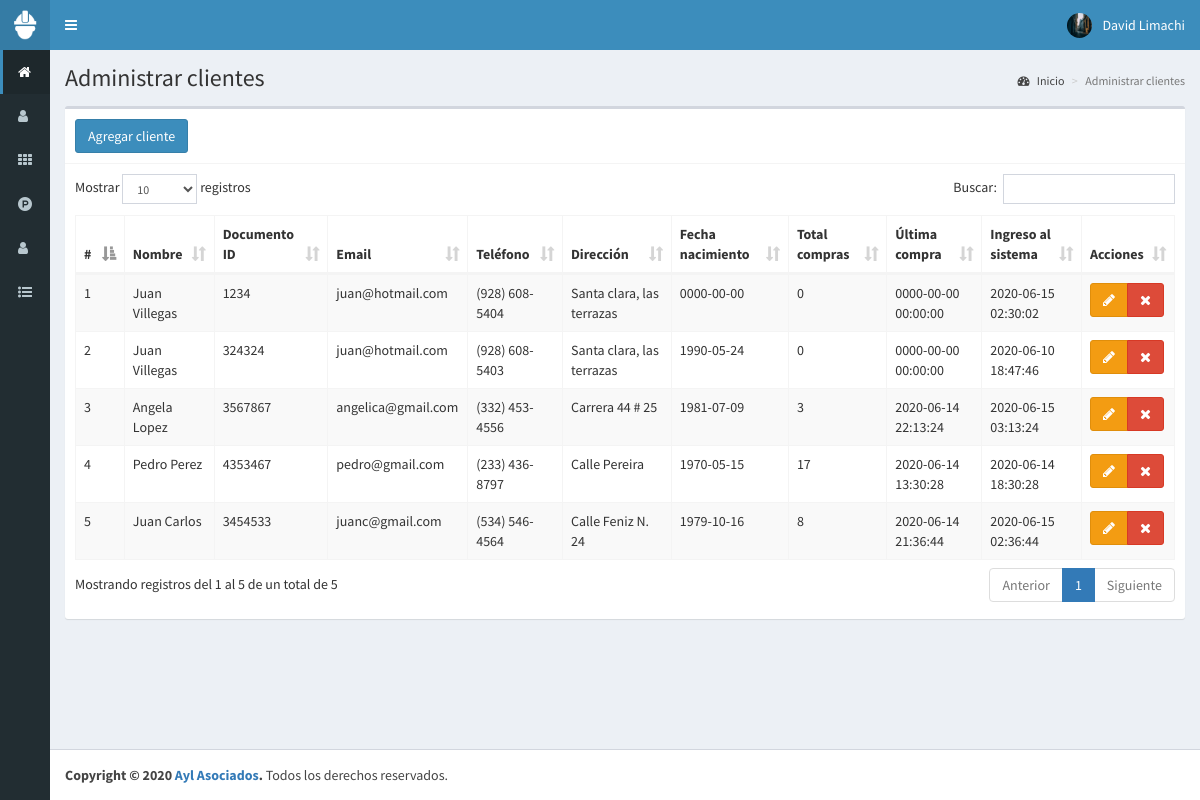
The app's page /clientes (signed in) with its own data.
### tables this page shows
CREATE TABLE `clientes` (
  `id` int(11) NOT NULL,
  `nombre` text NOT NULL,
  `documento` int(11) NOT NULL,
  `email` text NOT NULL,
  `telefono` text NOT NULL,
  `direccion` text NOT NULL,
  `fecha_nacimiento` date NOT NULL,
  `compras` int(11) NOT NULL,
  `ultima_compra` datetime NOT NULL,
  `fecha` timestamp NOT NULL DEFAULT current_timestamp() ON UPDATE current_timestamp()
);

### controladores/plantilla.controlador.php (called while the page is built)
<?php
class ControladorPlantilla{
	static public function ctrPlantilla(){
		include "vistas/plantilla.php";
	}
}

### index.php (called while the page is built, shortened)
<?php
require_once "controladores/plantilla.controlador.php";
require_once "controladores/usuarios.controlador.php";
require_once "controladores/clientes.controlador.php";
require_once "controladores/ventas.controlador.php";
require_once "modelos/clientes.modelo.php";
$plantilla=new ControladorPlantilla();
$plantilla->ctrPlantilla();

### controladores/clientes.controlador.php (called while the page is built, shortened)
<?php
class ControladorClientes{
	static public function ctrMostrarClientes($item,$valor){
		$tabla="clientes";
		$respuesta=ModeloClientes::mdlMostrarClientes($tabla,$item,$valor);
		return $respuesta;
	}
}

### modelos/conexion.php (called while the page is built)
<?php
class Conexion{
	static public function conectar(){
		 $link=new PDO("mysql:host=localhost;dbname=pos","root","");
		 $link->exec("set names utf8");
		 return $link;
	}
}

### modelos/clientes.modelo.php (called while the page is built, shortened)
<?php
require_once "conexion.php";
class ModeloClientes{
	static public function mdlMostrarClientes($tabla,$item,$valor){
		if($item!=null){
			$stmt=Conexion::conectar()->prepare("select * from $tabla where $item=:$item");
			$stmt->bindParam(":".$item,$valor,PDO::PARAM_STR);
			$stmt->execute();
			return $stmt->fetch();
		}else{
			$stmt=Conexion::conectar()->prepare("select * from $tabla");
			$stmt->execute();
			return $stmt->fetchAll();
		}
	}
}

### vistas/modulos/clientes.php (the view, shortened to what this page needs)
<div class="content-wrapper">
  <section class="content-header">
    <h1>
      Administrar clientes
    </h1>
    <ol class="breadcrumb">
      <li><a href="inicio"><i class="fa fa-dashboard"></i> Inicio</a></li>
      <li class="active">Administrar clientes</li>
    </ol>
  </section>
  <section class="content">
    <div class="box">
      <div class="box-header with-border">
        <button class="btn btn-primary" data-toggle="modal" data-target="#modalAgregarCliente">
          Agregar cliente
        </button>
      </div>
      <div class="box-body">
       <table class="table table-bordered table-striped dt-responsive tablas" width="100%">
        <thead>
         <tr>
           <th style="width:10px">#</th>
           <th>Nombre</th>
           <th>Documento ID</th>
           <th>Email</th>
           <th>Teléfono</th>
           <th>Dirección</th>
           <th>Fecha nacimiento</th>
           <th>Total compras</th>
           <th>Última compra</th>
           <th>Ingreso al sistema</th>
           <th>Acciones</th>
         </tr>
        </thead>
        <tbody>
          <?php
            $item=null;
            $valor=null;
            $clientes=ControladorClientes::ctrMostrarClientes($item,$valor);
            foreach ($clientes as $key => $value) {
              echo '<tr>
                      <td>'.($key+1).'</td>
                      <td>'.$value["nombre"].'</td>
                      <td>'.$value["documento"].'</td>
                      <td>'.$value["email"].'</td>
                      <td>'.$value["telefono"].'</td>
                      <td>'.$value["direccion"].'</td>
                      <td>'.$value["fecha_nacimiento"].'</td>
                      <td>'.$value["compras"].'</td>
                      <td>'.$value["ultima_compra"].'</td>
                      <td>'.$value["fecha"].'</td>
                      <td>
                        <div class="btn-group">
                          <button class="btn btn-warning btnEditarCliente" data-toggle="modal" data-target="#modalEditarCliente" idCliente="'.$value["id"].'"><i class="fa fa-pencil"></i></button>';
                          if($_SESSION["perfil"]=="Administrador"){
                           echo '<button class="btn btn-danger btnEliminarCliente" idCliente="'.$value["id"].'"><i class="fa fa-times"></i></button>';
                          }
                        echo '</div>
                      </td>
                    </tr>';
            }
           ?>
        </tbody>
       </table>
      </div>
    </div>
  </section>
</div>

### vistas/plantilla.php (shortened to what this page needs)
<!DOCTYPE html>
<html>
<head>
  <link rel="stylesheet" href="vistas/bower_components/bootstrap/dist/css/bootstrap.min.css">
  <link rel="stylesheet" href="vistas/bower_components/font-awesome/css/font-awesome.min.css">
  <link rel="stylesheet" href="vistas/bower_components/Ionicons/css/ionicons.min.css">
  <link rel="stylesheet" href="vistas/dist/css/AdminLTE.css">
  <link rel="stylesheet" href="vistas/dist/css/skins/_all-skins.min.css">
  <link rel="stylesheet" href="vistas/bower_components/datatables.net-bs/css/dataTables.bootstrap.min.css">
  <link rel="stylesheet" href="vistas/bower_components/datatables.net-bs/css/responsive.bootstrap.min.css">
  <link rel="stylesheet" href="vistas/plugins/iCheck/all.css">
  <link rel="stylesheet" href="vistas/bower_components/bootstrap-daterangepicker/daterangepicker.css">
  <link rel="stylesheet" href="vistas/bower_components/morris.js/morris.css">
</head>
<body class="hold-transition skin-blue sidebar-collapse sidebar-mini login-page">
<?php
if(isset($_SESSION["iniciarSesion"]) && $_SESSION["iniciarSesion"]=="ok"){
  echo '<div class="wrapper">';
    include "modulos/cabezote.php";
    include "modulos/menu.php";
    if(isset($_GET["ruta"])){
      if($_GET["ruta"]=="inicio" || $_GET["ruta"]=="usuarios" || $_GET["ruta"]=="categorias" || $_GET["ruta"]=="productos" || $_GET["ruta"]=="clientes" || $_GET["ruta"]=="ventas" || $_GET["ruta"]=="crear-venta" || $_GET["ruta"]=="editar-venta"|| $_GET["ruta"]=="reportes" || $_GET["ruta"]=="salir"){
        include "modulos/".$_GET["ruta"].".php";
      }else{
        include "modulos/404.php";
      }
    }else{
      include "modulos/inicio.php";
    }
    include "modulos/footer.php";
  echo '</div>';
}else{
  include "modulos/login.php";
}
?>
</body>
</html>

### vistas/modulos/cabezote.php (shortened to what this page needs)
<header class="main-header">
	<a href="inicio" class="logo">
		<span class="logo-mini">
			<img src="vistas/img/plantilla/icono-blanco.png" class="img-responsive" style="padding:10px">
		</span>
	</a>
	<nav class="navbar navbar-static-top" role="navigation">
		<a href="#" class="sidebar-toggle" data-toggle="push-menu" role="button">
      	</a>
      	<div class="navbar-custom-menu">
      		<ul class="nav navbar-nav">
      			<li class="dropdown user user-menu">
      				<a href="#" class="dropdown-toggle" data-toggle="dropdown">
      					<?php
      						if($_SESSION["foto"]!=""){
      							echo '<img src="'.$_SESSION["foto"].'" class="user-image">';
      						}else{
      							echo '<img src="vistas/img/usuarios/default/anonymous.png" class="user-image">';
      						}
      					 ?>
		              <span class="hidden-xs"><?php echo $_SESSION["nombre"]; ?></span>
		            </a>
      			</li>
      		</ul>
      	</div>
	</nav>
</header>

### vistas/modulos/menu.php (shortened to what this page needs)
<aside class="main-sidebar">
	<section class="sidebar">
		<ul class="sidebar-menu">
		 <?php
          if($_SESSION["perfil"]=="Administrador"){
			echo '<li class="active">
				<a href="inicio">
					<i class="fa fa-home"></i>
					<span>Inicio</span>
				</a>
			</li>
			<li>
				<a href="usuarios">
					<i class="fa fa-user"></i>
					<span>Usuarios</span>
				</a>
			</li>';
		 }
		  if ($_SESSION["perfil"]=="Administrador" || $_SESSION["perfil"]=="Especial"){
			echo '<li>
				<a href="categorias">
					<i class="fa fa-th"></i>
					<span>Categorías</span>
				</a>
			</li>
			<li>
				<a href="productos">
					<i class="fa fa-product-hunt"></i>
					<span>Productos</span>
				</a>
			</li>';
		 }
		 if ($_SESSION["perfil"]=="Administrador" || $_SESSION["perfil"]=="Vendedor"){
			echo '<li>
				<a href="clientes">
					<i class="fa fa-user"></i>
					<span>Clientes</span>
				</a>
			</li>';
		 }
		 if ($_SESSION["perfil"]=="Administrador" || $_SESSION["perfil"]=="Vendedor"){
			echo '<li class="treeview">
				<a href="#">
					<i class="fa fa-list-ul"></i>
					<span>Ventas</span>
					<span class="pull-right-container">
						<i class="fa fa-angle-left pull-right"></i>
					</span>
				</a>
				<ul class="treeview-menu">
					<li>
						<a href="ventas">
							<i class="fa fa-circle-o"></i>
							<span>Administrar Ventas</span>
						</a>
					</li>
					<li>
						<a href="crear-venta">
							<i class="fa fa-circle-o"></i>
							<span>Crear Ventas</span>
						</a>
					</li>';
				echo '</ul>
			</li>';
		 }
		?>
		</ul>
	</section>
</aside>

### vistas/modulos/footer.php
<footer class="main-footer">
	<strong>Copyright &copy; 2020 <a href="https://www.aylasociados.com" target="_blank">Ayl Asociados</a>.</strong>
	Todos los derechos reservados.
</footer>

### records on screen
clientes: nombre "Juan Villegas", documento "1234", email "juan@hotmail.com", telefono "(928) 608-5404", direccion "Santa clara, las terrazas", fecha_nacimiento "0000-00-00", compras "0", ultima_compra "0000-00-00 00:00:00", fecha "2020-06-15 02:30:02"
clientes: nombre "Juan Villegas", documento "324324", email "juan@hotmail.com", telefono "(928) 608-5403", direccion "Santa clara, las terrazas", fecha_nacimiento "1990-05-24", compras "0", ultima_compra "0000-00-00 00:00:00", fecha "2020-06-10 18:47:46"
clientes: nombre "Angela Lopez", documento "3567867", email "angelica@gmail.com", telefono "(332) 453-4556", direccion "Carrera 44 # 25", fecha_nacimiento "1981-07-09", compras "3", ultima_compra "2020-06-14 22:13:24", fecha "2020-06-15 03:13:24"
clientes: nombre "Pedro Perez", documento "4353467", email "pedro@gmail.com", telefono "(233) 436-8797", direccion "Calle Pereira", fecha_nacimiento "1970-05-15", compras "17", ultima_compra "2020-06-14 13:30:28", fecha "2020-06-14 18:30:28"
clientes: nombre "Juan Carlos", documento "3454533", email "juanc@gmail.com", telefono "(534) 546-4564", direccion "Calle Feniz N. 24", fecha_nacimiento "1979-10-16", compras "8", ultima_compra "2020-06-14 21:36:44", fecha "2020-06-15 02:36:44"

### other values on screen
$_SESSION["nombre"] "David Limachi"
